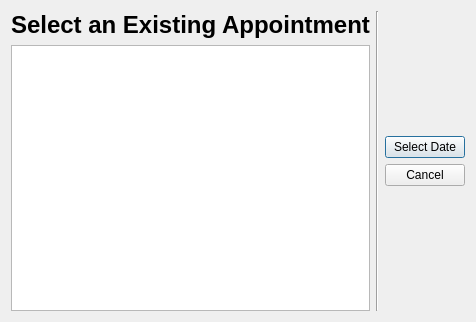
<?xml version="1.0" encoding="UTF-8"?>
<ui version="4.0">
 <class>Dialog</class>
 <widget class="QDialog" name="Dialog">
  <property name="geometry">
   <rect>
    <x>0</x>
    <y>0</y>
    <width>442</width>
    <height>322</height>
   </rect>
  </property>
  <property name="windowTitle">
   <string>Dialog</string>
  </property>
  <layout class="QVBoxLayout" name="verticalLayout_4">
   <item>
    <layout class="QHBoxLayout" name="horizontalLayout">
     <item>
      <layout class="QVBoxLayout" name="verticalLayout_3">
       <item>
        <widget class="QLabel" name="label">
         <property name="text">
          <string>&lt;html&gt;&lt;head/&gt;&lt;body&gt;&lt;p&gt;&lt;span style=&quot; font-size:18pt; font-weight:600;&quot;&gt;Select an Existing Appointment&lt;/span&gt;&lt;/p&gt;&lt;/body&gt;&lt;/html&gt;</string>
         </property>
        </widget>
       </item>
       <item>
        <widget class="QListWidget" name="listAppointmentDates"/>
       </item>
      </layout>
     </item>
     <item>
      <widget class="Line" name="line">
       <property name="orientation">
        <enum>Qt::Vertical</enum>
       </property>
      </widget>
     </item>
     <item>
      <layout class="QVBoxLayout" name="verticalLayout_2">
       <item>
        <spacer name="verticalSpacer">
         <property name="orientation">
          <enum>Qt::Vertical</enum>
         </property>
         <property name="sizeHint" stdset="0">
          <size>
           <width>20</width>
           <height>40</height>
          </size>
         </property>
        </spacer>
       </item>
       <item>
        <layout class="QVBoxLayout" name="verticalLayout">
         <item>
          <widget class="QPushButton" name="buttonSelectDate">
           <property name="text">
            <string>Select Date</string>
           </property>
          </widget>
         </item>
         <item>
          <widget class="QPushButton" name="buttonCancel">
           <property name="text">
            <string>Cancel</string>
           </property>
          </widget>
         </item>
        </layout>
       </item>
       <item>
        <spacer name="verticalSpacer_2">
         <property name="orientation">
          <enum>Qt::Vertical</enum>
         </property>
         <property name="sizeHint" stdset="0">
          <size>
           <width>20</width>
           <height>40</height>
          </size>
         </property>
        </spacer>
       </item>
      </layout>
     </item>
    </layout>
   </item>
  </layout>
 </widget>
 <resources/>
 <connections>
  <connection>
   <sender>buttonCancel</sender>
   <signal>clicked()</signal>
   <receiver>Dialog</receiver>
   <slot>close()</slot>
   <hints>
    <hint type="sourcelabel">
     <x>368</x>
     <y>173</y>
    </hint>
    <hint type="destinationlabel">
     <x>368</x>
     <y>235</y>
    </hint>
   </hints>
  </connection>
 </connections>
</ui>
